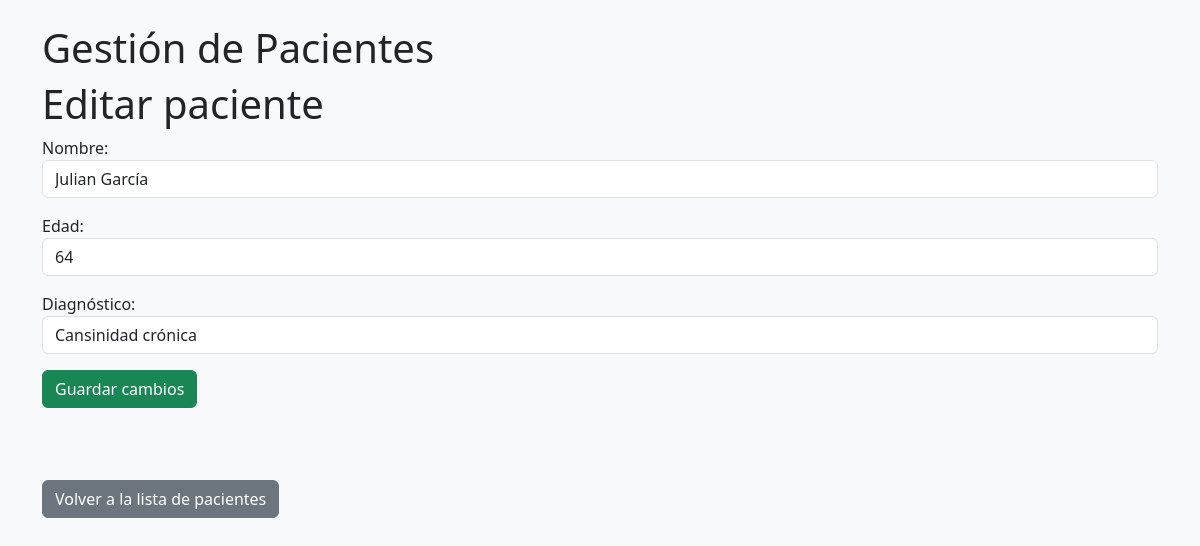
/editar_paciente/4, run on the app's committed database.
### tables this page shows
CREATE TABLE Pacientes (
                        id INTEGER PRIMARY KEY AUTOINCREMENT,
                        nombre TEXT NOT NULL,
                        edad INTEGER NOT NULL,
                        diagnostico TEXT NOT NULL);

### app.py (the view, shortened to what this page needs)
@app.route('/editar_paciente/<int:id>', methods=['GET', 'POST'])
def editar_paciente(id):
    paciente = db.obtener_paciente(id)
    return render_template('editar_paciente.html', paciente=paciente)

### db.py (called while the page is built)
def obtener_paciente(id):
    conn = sqlite3.connect('data.db')
    cursor = conn.cursor()
    cursor.execute('SELECT * FROM Pacientes WHERE id = ?', (id,))
    paciente = cursor.fetchone()
    conn.close()
    return paciente

### templates/editar_paciente.html (shortened to what this page needs)
{% extends "base.html" %}
{% block content %}
    <h1>Editar paciente</h1>
    <form action="" method="post">
        <div class="mb-3">
            <label for="nombre">Nombre:</label>
            <input type="text" name="nombre" id="nombre" value="{{ paciente[1] }}" class="form-control">
        </div>
        <div class="mb-3">
            <label for="edad">Edad:</label>
            <input type="number" name="edad" id="edad" value="{{ paciente[2] }}" class="form-control">
        </div>
        <div class="mb-3">
            <label for="diagnostico">Diagnóstico:</label>
            <input type="text" name="diagnostico" id="diagnostico" value="{{ paciente[3] }}" class="form-control">
        </div>
        <button type="submit" class ="btn btn-success">Guardar cambios</button><br><br>
    </form>
    <br><br>
    <a href="{{ url_for('index') }}" class="btn btn-secondary">Volver a la lista de pacientes</a><br><br>
   {% endblock %}

### data on the page
Pacientes: nombre "Julian García", edad "64", diagnostico "Cansinidad crónica"
